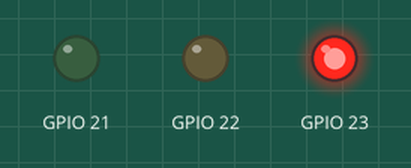
A program run on a simulated ESP32. Parts: output pins drawn as LEDs (lit = HIGH). What the program prints to the serial monitor is not drawn.

Above: at 0.2 s.
At 0.7 s:
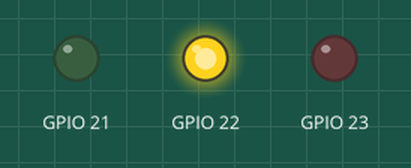
At 2.7 s:
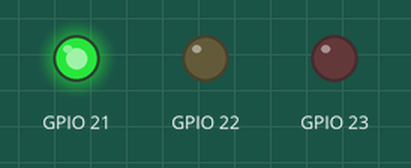
Timing chart, 0 to 3.5 s (numbered marks = the images above):
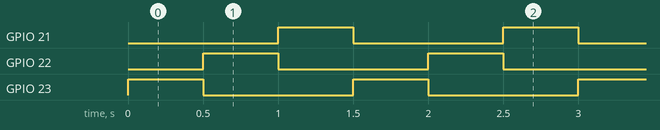

Measured:
- by itself, GPIO 21–23: alternates HIGH for 0.50 s and LOW for 1.0 s
- by itself, everything shown: repeats every 1.5 s, in 3 steps

The program:

main.cpp
```cpp
#include <Arduino.h>  // Wajib ditambahkan agar PlatformIO mengenali fungsi Arduino

void setup() {
  // Setup hanya dijalankan sekali
  Serial.begin(115200);
  Serial.println("Hello, ESP32!");

  pinMode(23, OUTPUT);
  pinMode(22, OUTPUT);
  pinMode(21, OUTPUT);
}

void loop() {
  // Menyalakan LED pada pin 23, mematikan lainnya
  digitalWrite(23, HIGH);
  digitalWrite(22, LOW);
  digitalWrite(21, LOW);
  delay(500);

  // Menyalakan LED pada pin 22, mematikan lainnya
  digitalWrite(23, LOW);
  digitalWrite(22, HIGH);
  digitalWrite(21, LOW);
  delay(500);

  // Menyalakan LED pada pin 21, mematikan lainnya
  digitalWrite(23, LOW);
  digitalWrite(22, LOW);
  digitalWrite(21, HIGH);
  delay(500);
}
```
